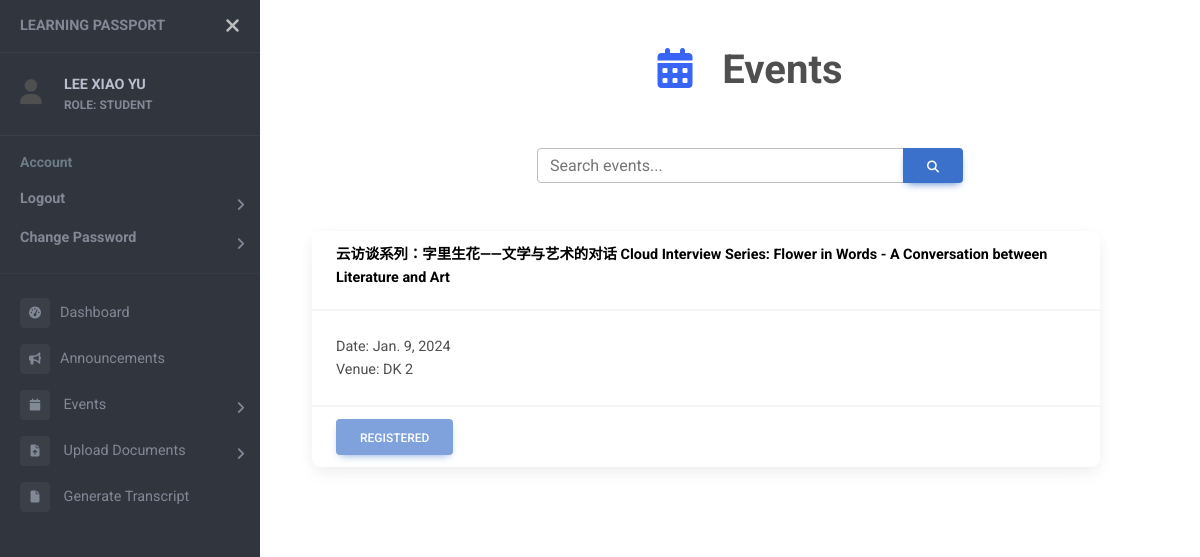
The page /events (signed in) on the database its author committed.
### users/models.py (models this page shows)
class User(AbstractUser):
    objects = UserManager()
    email = models.EmailField('email adress', unique=True)
    USERNAME_FIELD = 'email'
    REQUIRED_FIELDS = []
    first_name = None
    last_name = None
    username = None
    full_name = models.CharField(max_length=50, null=True)
    name_chi = models.CharField(max_length=50, null=True)
    password = models.CharField(max_length=128)
    last_login = models.DateTimeField(auto_now=True)
    ROLES = (
        ("SUPER ADMIN", "SUPER ADMIN"),
        ("ADMIN", "ADMIN"),
        ("HEAD OF DEPARTMENT", "HEAD OF DEPARTMENT"),
        ("LECTURER", "LECTURER"),
        ("STUDENT", "STUDENT"),
    )
    role = models.CharField(max_length=20, choices=ROLES, default="STUDENT")
    is_active = models.BooleanField(default=True)
    contact = models.CharField(max_length=20, null=True)
    address = models.CharField(max_length=100, null=True)
    date_inactive = models.DateField(null=True)

### events/models.py (models this page shows)
class Events(models.Model):
    c_name = models.CharField(max_length=50, null=True)
    e_name = models.CharField(max_length=50)
    TYPE = (
        (1, 'Seminar/Talk'),
        (2, 'Conference'),
        (3, 'Proposal Defense'),
        (4, 'Candidature Defense'),
        (5, 'Welcome Week/Month'),
        (6, 'Chinese Studies Night'),
        (7, 'Workshop'),
        (8, 'Others'),
    )
    type = models.SmallIntegerField(choices=TYPE, null=True)
    start = models.DateTimeField(null=True)
    end = models.DateTimeField(null=True)
    year = models.IntegerField()
    venue = models.CharField(max_length=100, null=True)
    desc = models.CharField(max_length=200, null=True)
    internal = models.BooleanField()
    speaker = models.CharField(max_length=50, null=True)
    attendance = models.BooleanField(null=True)
    enable_attendance = models.BooleanField(null=True)
    file = models.FileField(upload_to='event_com/', null=True)
    filename = models.CharField(max_length=100, null=True)
    file_by = models.ForeignKey(Student, on_delete=models.SET_NULL, null=True)
    status = models.BooleanField(null=True)
    poster = models.FileField(upload_to='event_poster/', null=True)

### events/views.py (the view, shortened to what this page needs)
# urls.py: path('events', views.eventListView, name="events"),
@login_required
def eventListView (request):
    base_dir = settings.BASE_DIR
    if request.user.role in 'SUPER ADMIN':
        events = Events.objects.filter(internal=1).order_by("-start")
    else:
        events = Events.objects.filter(internal=1, start__gte=current_time.replace(tzinfo=None)).order_by("-start")
    option_obj = Events.type.field.choices
    parts = list()
    if request.user.role in 'STUDENT':
        student = Student.objects.get(user_id=request.user.id)
        for event in events:
            part = Event_Participants.objects.filter(student=student, event=event).first()
            parts.append(part)
    else:
        parts = ''
    event_parts = zip(events,parts)
    context = {
        "events": events,
        "event_parts": event_parts,
        "option_obj": option_obj,
        "page_name": "Events",
        "icon": "fa-solid fa-calendar-days"
    }
    return render (request, "event_list.html", context)

### templates/event_list.html (shortened to what this page needs)
<!DOCTYPE html>
{% extends "sidebar.html" %}
{% block content %}
{% load static %}
<head>
  <div class="container container-fluid">
    <div class="row mb-4">
      <div class="col-md-6 offset-md-3">
        <div class="input-group">
          <input id="search-input" type="text" class="form-control" placeholder="Search events...">
          <button class="btn btn-primary" type="button">
            <i class="fas fa-search"></i>
          </button>
        </div>
      </div>
    </div>
  {% if request.user.role in 'SUPER ADMIN HEAD OF DEPARTMENT LECTURER' %}
    {% for event in events %}
      <div class="card-container">
        <br />
        <div class="card">
          <div class="card-header d-flex justify-content-between align-items-center">
            <a class="card-title" href="{% url 'event-detail' event.id %}" style="vertical-align:middle;">
              <strong>{% if event.c_name %}{{event.c_name}}<br>{% endif %} {{event.e_name}}</strong>
            </a>
            {% if request.user.role in 'SUPER ADMIN' %}
              <form method="POST">
                {% csrf_token %}
                <div class="button-container d-flex align-items-center">
                  <a href="{% url 'admin-attendance' event.id %}" id="admin-attendance-button" class="btn btn-light">
                    <i class="fas fa-calendar-alt"></i>
                  </a>
                  <button id="edit-button" type="button" class="edit-button btn btn-primary" data-mdb-toggle="modal"
                    data-mdb-target="#edit_modal" data-event-id="{{ event.id }}">
                    <i class="fas fa-edit"></i>
                  </button>
                  <input name="event_id" value={{event.id}} hidden>
                  <button class="btn btn-danger" type="submit" name="delete_event"
                    onclick="return confirm('Confirm to delete {{event.e_name}}?')">
                    <i class="fas fa-trash"></i>
                  </button>
                </div>
              </form>
            {% endif %}
          </div>
          <div class="card-body">
            Date: {{event.start.date}} <br />
            Venue: {{event.venue}}
          </div>
        </div>
      </div>
      <br>
    {% endfor %}
  {% else %}
    {% for event,part in event_parts %}
    <div class="card-container">
      <br />
      <div class="card">
        <a href="{% url 'event-detail' event.id %}">
          <div class="card-header">
            <div class="card-title">
              <strong>{% if event.c_name %}{{event.c_name}}{% endif %} {{event.e_name}}</strong>
            </div>
          </div>
        </a>
        <div class="card-body">
          Date: {{event.start.date}}
          <br>
          Venue: {{event.venue}}
        </div>
        <div class="card-footer">
          {% if part.registered != 1 %}
          <button id="reg_button" type="button" class="reg_button btn btn-primary" name="reg_event"
            data-mdb-toggle="modal" data-mdb-target="#reg_event_modal" data-event-id="{{ event.id }}">
            Register
          </button>
          {% else %}
          <button type="button" class="btn btn-primary" name="reg_event" disabled>
            Registered
          </button>
          {% endif %}
        </div>
      </div>
    </div>
    {% endfor %}
    <br>
  {% endif %}
</div>
{% endblock %}

### templates/sidebar.html (shortened to what this page needs)
<!DOCTYPE html>
<html>
<head>
    {% load static %}
    <link rel="stylesheet" href="https://cdnjs.cloudflare.com/ajax/libs/font-awesome/6.4.2/css/all.min.css">
    <link rel="stylesheet" href="{% static 'css/event_list.css' %}">
    <link href="https://cdnjs.cloudflare.com/ajax/libs/mdb-ui-kit/6.4.1/mdb.min.css" rel="stylesheet" />
    <link href="https://fonts.cdnfonts.com/css/mona-sans" rel="stylesheet">
    <link rel="stylesheet" href="{% static 'css/sidebar.css' %}">
</head>
<body>
    <div id="pageWrapper" class="page-wrapper chiller-theme">
        <nav id="sidebar" class="sidebar-wrapper">
            <div class="sidebar-content">
                <div class="sidebar-brand">
                    <a href="#">Learning Passport</a>
                    <div id="close-sidebar">
                        <i class="fas fa-times"></i>
                    </div>
                </div>
                {% if request.user.is_authenticated %}
                    <div class="sidebar-header">
                        <div style="display: flex; vertical-align: middle; align-items: center;">
                            <div>
                                <i class="fa fa-user" style="font-size:25px"></i>
                            </div>
                            <div class="user-info">
                                <span class="user-name">
                                    <strong>{{ request.user.full_name }}</strong>
                                </span>
                                <span class="user-role">
                                    <strong>ROLE: {{ request.user.get_role_display }}</strong>
                                </span>
                            </div>
                        </div>
                    </div>
                {% endif %}
                <div class="sidebar-menu">
                    <ul>
                        <li class="header-menu">
                            <span>Account</span>
                            <ul id="userAction">
                                {% if request.user.is_authenticated %}
                                    <li class="sidebar-dropdown">
                                        <a href="{% url 'logout' %}"><strong>Logout</strong></a>
                                    </li>
                                    <li class="sidebar-dropdown">
                                        <a href="{% url 'change-password' %}"><strong>Change Password</strong></a>
                                    </li>
                                    <hr>
                                {% else %}
                                    <li class="sidebar-dropdown">
                                        <a href="{% url 'login' %}"><strong>Login</strong></a>
                                    </li>
                                {% endif %}
                            </ul>
                        </li>
                        {% if request.user.is_authenticated %}
                            <li class="sidebar-item">
                                <a href="{% url 'dashboard' %}"><i class="fa-solid fa-tachometer-alt"></i>Dashboard</a>
                            </li>
                            <li class="sidebar-item">
                                <a href="{% url 'announcements' %}"><i class="fa-solid fa-bullhorn"></i>Announcements</a>
                            </li>
                            <li class="sidebar-dropdown">
                                <a href="#">
                                    <i class="fa fa-calendar"></i>
                                    <span>Events</span>
                                </a>
                            </li>
                            {% if 'STUDENT' in request.user.get_role_display %}
                                <li class="sidebar-dropdown">
                                    <a href="#">
                                        <i class="fa-solid fa-file-arrow-up"></i>
                                        <span>Upload Documents</span>
                                    </a>
                                </li>
                            {% endif %}
                            {% if 'STUDENT' in request.user.role %}
                                <li class="sidebar-item">
                                    <a href="{% url 'generate-transcript' request.user.id %}"><i class="fa-solid fa-file"></i>
                                        <span>Generate Transcript</span>
                                    </a>
                                </li>
                            {% endif %}
                    </ul>
                    {% endif %}
                </div>
            </div>
        </nav>
        <main class="page-content">
            <br>
            {% if page_name or icon %}
            <div class="container-fluid header">
                <br>
                <h1><strong><center>
                    <i class="{{icon}}"></i>
                    {{page_name}}
                </center></strong></h1>
                <br><br>
            </div>
            {% endif %}
            <div class="container-fluid" style="overflow-x: auto;">
                {% block content %}{% endblock %}
            </div>
        </main>
    </div>
</body>
</html>

### static/css/event_list.css (style rules this page uses)
.card { width: 90%; box-shadow: 0 2px 4px 0 rgba(0, 0, 0, 0.2), 0 3px 10px 0 rgba(0, 0, 0, 0.19); }
.card a { text-decoration: None; color: black; }

### static/css/sidebar.css (style rules this page uses)
body { font-size: 0.9rem; }
.header i { color:#3965f7; }
.page-wrapper .sidebar-wrapper, .sidebar-wrapper .sidebar-brand > a, .sidebar-wrapper .sidebar-dropdown > a:after, .sidebar-wrapper .sidebar-menu .sidebar-dropdown .sidebar-submenu li a:before, .sidebar-wrapper ul li a i, .page-wrapper .page-content, .sidebar-wrapper .sidebar-search input.search-menu, .sidebar-wrapper .sidebar-search .input-group-text, .sidebar-wrapper .sidebar-menu ul li a, #show-sidebar, #close-sidebar { -webkit-transition: all 0.3s ease; -moz-transition: all 0.3s ease; -ms-transition: all 0.3s ease; -o-transition: all 0.3s ease; transition: all 0.3s ease; }
.page-wrapper { height: 100vh; }
.page-wrapper.toggled .sidebar-wrapper { left: 0px; }
@media screen and (min-width: 768px) { .page-wrapper.toggled .page-content { padding-left: 300px; } }
.sidebar-wrapper { width: 260px; height: 100%; max-height: 100%; position: fixed; top: 0; left: -300px; z-index: 999; }
.sidebar-wrapper ul { list-style-type: none; padding: 0; margin: 0; }
.sidebar-wrapper a { text-decoration: none; }
.sidebar-content { max-height: calc(100% - 30px); height: calc(100% - 30px); overflow-y: auto; position: relative; }
.sidebar-wrapper .sidebar-brand { padding: 10px 20px; display: flex; align-items: center; }
.sidebar-wrapper .sidebar-brand > a { text-transform: uppercase; font-weight: bold; flex-grow: 1; }
.sidebar-wrapper .sidebar-brand #close-sidebar { cursor: pointer; font-size: 20px; }
.sidebar-wrapper .sidebar-header { padding: 20px; overflow: hidden; }
.sidebar-wrapper .sidebar-header .user-info { float: left; }
.sidebar-wrapper .sidebar-header .user-info > span { display: block; }
.sidebar-wrapper .sidebar-header .user-info .user-role { font-size: 12px; }
.sidebar-wrapper .sidebar-menu { padding-bottom: 10px; }
.sidebar-wrapper .sidebar-menu .header-menu span { font-weight: bold; font-size: 14px; padding: 15px 20px 5px 20px; display: inline-block; }
.sidebar-wrapper .sidebar-menu ul li a { display: inline-block; width: 100%; text-decoration: none; position: relative; padding: 8px 30px 8px 20px; }
.sidebar-wrapper .sidebar-menu ul li a i { margin-right: 10px; font-size: 12px; width: 30px; height: 30px; line-height: 30px; text-align: center; border-radius: 4px; }
.sidebar-wrapper .sidebar-menu .sidebar-dropdown > a:after { font-family: "Font Awesome 5 Free"; font-weight: 900; content: "\f105"; font-style: normal; display: inline-block; font-style: normal; font-variant: normal; text-rendering: auto; -webkit-font-smoothing: antialiased; -moz-osx-font-smoothing: grayscale; text-align: center; background: 0 0; position: absolute; right: 15px; top: 14px; }
.page-wrapper .page-content { display: inline-block; width: 100%; padding-left: 0px; padding-top: 0px; }
.page-wrapper .page-content > div { padding: 0px 0px; }
.page-wrapper .page-content { overflow-x: hidden; }
.chiller-theme .sidebar-wrapper { background: #31353D; }
.chiller-theme .sidebar-wrapper .sidebar-header, .chiller-theme .sidebar-wrapper .sidebar-search, .chiller-theme .sidebar-wrapper .sidebar-menu { border-top: 1px solid #3a3f48; }
.chiller-theme .sidebar-wrapper .sidebar-header .user-info .user-role, .chiller-theme .sidebar-wrapper .sidebar-header .user-info .user-status, .chiller-theme .sidebar-wrapper .sidebar-search input.search-menu, .chiller-theme .sidebar-wrapper .sidebar-search .input-group-text, .chiller-theme .sidebar-wrapper .sidebar-brand>a, .chiller-theme .sidebar-wrapper .sidebar-menu ul li a, .chiller-theme .sidebar-footer>a { color: #818896; }
.chiller-theme .sidebar-wrapper .sidebar-menu ul li:hover>a, .chiller-theme .sidebar-wrapper .sidebar-menu .sidebar-dropdown.active>a, .chiller-theme .sidebar-wrapper .sidebar-header .user-info, .chiller-theme .sidebar-wrapper .sidebar-brand>a:hover, .chiller-theme .sidebar-footer>a:hover i { color: #b8bfce; }
.page-wrapper.chiller-theme.toggled #close-sidebar { color: #bdbdbd; }
.chiller-theme .sidebar-wrapper .sidebar-menu ul li a i, .chiller-theme .sidebar-wrapper .sidebar-menu .sidebar-dropdown div, .chiller-theme .sidebar-wrapper .sidebar-search input.search-menu, .chiller-theme .sidebar-wrapper .sidebar-search .input-group-text { background: #3a3f48; }
.chiller-theme .sidebar-wrapper .sidebar-menu .header-menu span { color: #6c7b88; }

### rows shown on the page
User: user.full_name "LEE XIAO YU", user.role "STUDENT"
Events: c_name "云访谈系列：字里生花——文学与艺术的对话", e_name "Cloud Interview Series: Flower in Words - A Conversation between Literature and Art", start "Jan. 9, 2024", venue "DK 2"

### other values the page prints
{{ page_name }} "Events"
